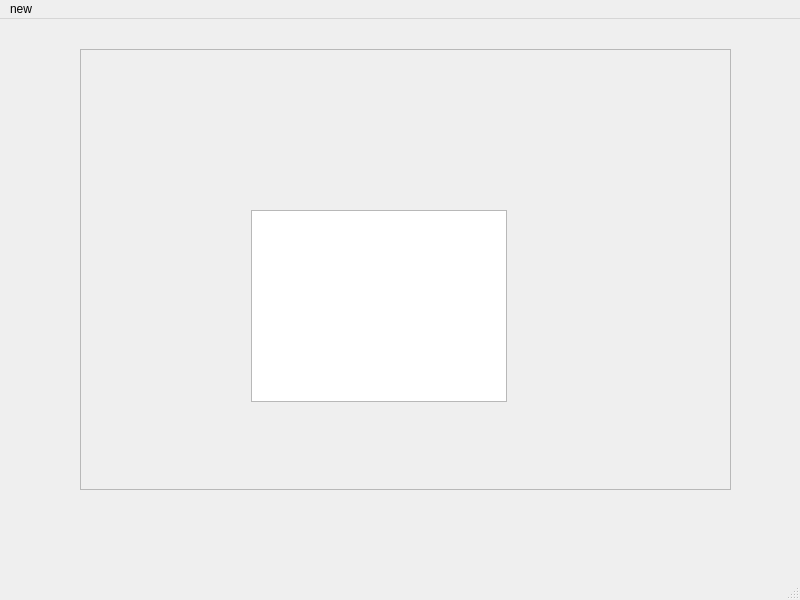
<?xml version="1.0" encoding="UTF-8"?>
<ui version="4.0">
 <class>MainWindow</class>
 <widget class="QMainWindow" name="MainWindow">
  <property name="geometry">
   <rect>
    <x>0</x>
    <y>0</y>
    <width>800</width>
    <height>600</height>
   </rect>
  </property>
  <property name="windowTitle">
   <string>MainWindow</string>
  </property>
  <widget class="QWidget" name="centralwidget">
   <widget class="QStackedWidget" name="stackedWidget">
    <property name="geometry">
     <rect>
      <x>80</x>
      <y>30</y>
      <width>651</width>
      <height>441</height>
     </rect>
    </property>
    <property name="layoutDirection">
     <enum>Qt::LeftToRight</enum>
    </property>
    <property name="frameShape">
     <enum>QFrame::StyledPanel</enum>
    </property>
    <property name="frameShadow">
     <enum>QFrame::Sunken</enum>
    </property>
    <property name="lineWidth">
     <number>1</number>
    </property>
    <property name="currentIndex">
     <number>2</number>
    </property>
    <widget class="QWidget" name="page"/>
    <widget class="QWidget" name="page_3">
     <widget class="QPushButton" name="pushButton">
      <property name="geometry">
       <rect>
        <x>120</x>
        <y>130</y>
        <width>75</width>
        <height>23</height>
       </rect>
      </property>
      <property name="text">
       <string>PushButton</string>
      </property>
     </widget>
    </widget>
    <widget class="QWidget" name="New">
     <widget class="QListWidget" name="listWidget">
      <property name="geometry">
       <rect>
        <x>170</x>
        <y>160</y>
        <width>256</width>
        <height>192</height>
       </rect>
      </property>
     </widget>
    </widget>
   </widget>
  </widget>
  <widget class="QMenuBar" name="menubar">
   <property name="geometry">
    <rect>
     <x>0</x>
     <y>0</y>
     <width>800</width>
     <height>21</height>
    </rect>
   </property>
   <widget class="QMenu" name="menunew">
    <property name="title">
     <string>new</string>
    </property>
    <addaction name="action1"/>
    <addaction name="action2"/>
    <addaction name="action3"/>
   </widget>
   <addaction name="menunew"/>
  </widget>
  <widget class="QStatusBar" name="statusbar"/>
  <action name="action1">
   <property name="text">
    <string>1</string>
   </property>
  </action>
  <action name="action2">
   <property name="text">
    <string>2</string>
   </property>
  </action>
  <action name="action3">
   <property name="text">
    <string>3</string>
   </property>
  </action>
 </widget>
 <resources/>
 <connections/>
</ui>
